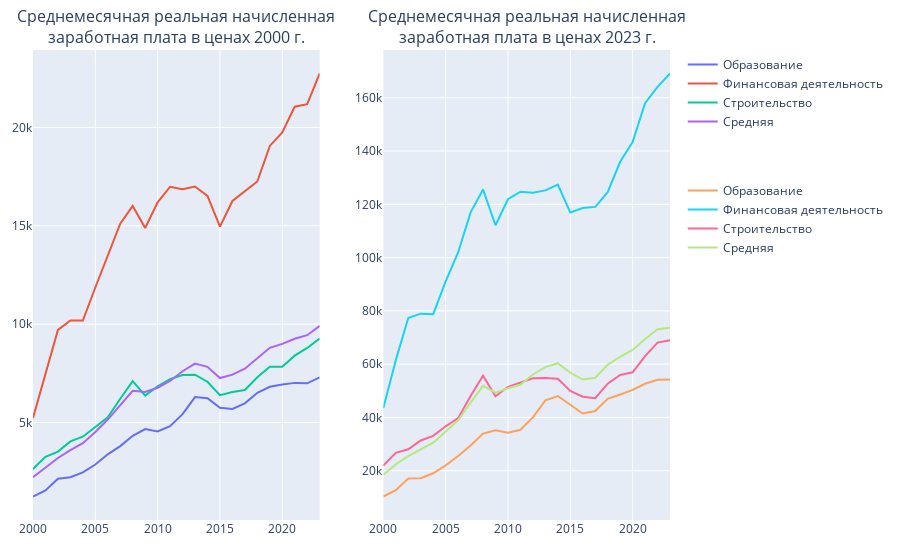

Notebook cell for this chart:
### Code cell
data_2023 = data.copy()
data_2000 = data.copy()

for year in range(2000, 2023+1):
    data_2023[str(year)] = compound(year, 2023, data_2023[str(year)])
    data_2000[str(year)] = discount(year, 2000, data_2000[str(year)])

def plot(data, fig, year, col):
    for name in lines:
        dt = get_line(data, name)
        fig.add_trace(go.Scatter(x=dt.index, y=dt.array, name=name, legendgroup = str(col)), col=col, row=1)

titles = [
    'Среднемесячная реальная начисленная<br>заработная плата в ценах 2000 г.',
    'Среднемесячная реальная начисленная<br>заработная плата в ценах 2023 г.',
]

fig = make_subplots(rows=1, cols=2, subplot_titles=titles)
plot(data_2000, fig, 2000, 1)
plot(data_2023, fig, 2023, 2)
fig.update_layout(legend_tracegroupgap = 50, margin=dict(l=20,r=20,b=40,t=50))
